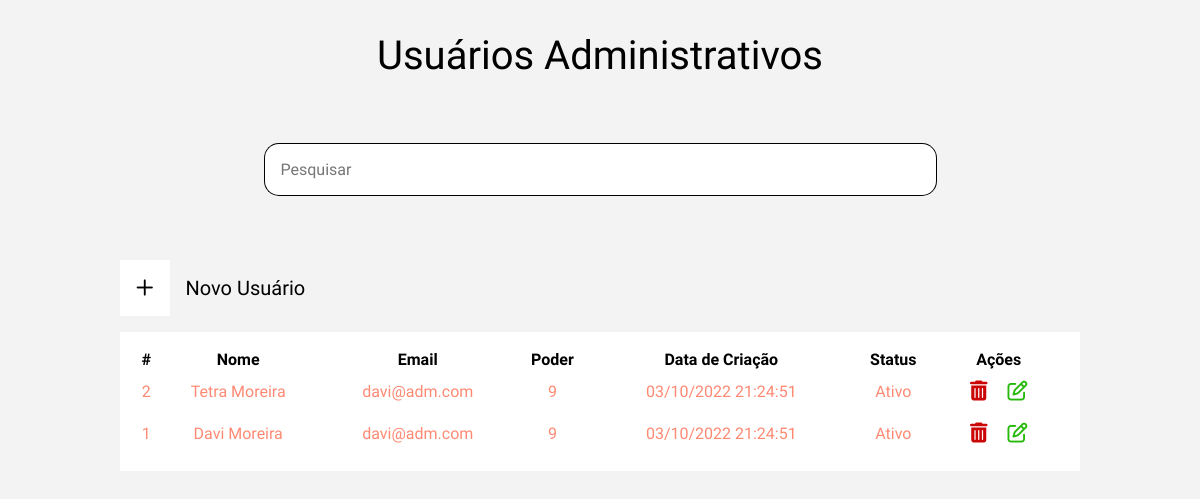
The app's page /view/listUsuariosADM.php with its own data.
### tables this page shows
CREATE TABLE adm_administrador(
	id_adm INT AUTO_INCREMENT NOT NULL PRIMARY KEY,
	nome_adm VARCHAR(300) NOT NULL COMMENT 'nome do administrador',
	email_adm VARCHAR(300) NOT NULL COMMENT 'email do administrador',
	senha_adm VARCHAR(64) NOT NULL COMMENT 'senha em sha256',
	poder_adm INT(1) NOT NULL COMMENT  'abrangencia do usuario no sistema',
	status INT(1) NOT NULL COMMENT '1 - ativo; 0 - inativo',
	data_reg_adm DATETIME DEFAULT CURRENT_TIMESTAMP NOT NULL  COMMENT 'data e hora do registro'
);

### model/conexao.class.php (called while the page is built, shortened)
<?php
class Conexao{
    public function __construct(){
        try{
            $this->pdo = new PDO("mysql:dbname=2ucase_bd3;host=localhost","root","");
        }catch(PDOException $e){
            echo "Erro com banco de dados: " . $e->getMessage() . "<br>";
            exit();
        }catch(Exception $e){
            echo "Erro generico: " . $e->getMessage() . "<br>";
            exit();
        }
    }
}
?>

### model/Manager.class.php (called while the page is built, shortened)
<?php
require_once 'Conexao.class.php';
class Manager extends Conexao {
	public function listClient($table, $columnName) {
        $cmd = $this->pdo->query("SELECT * FROM {$table} ORDER by {$columnName} DESC");
        $res = $cmd->fetchAll(PDO::FETCH_ASSOC);
        return $res;
	}
}

### view/listUsuariosADM.php (the view, shortened to what this page needs)
<?php
require_once "../model/Manager.class.php";
$manager = new Manager();
$resultListUsuarios = $manager->listClient('adm_administrador', 'id_adm');
?>
<!DOCTYPE html>
<html lang="pt-br">
<head>
    <?php require_once "../config/config.php"; ?>
    <link rel="stylesheet" href="../assets/css/usuariosADM.css">
</head>
<body id="body-margin">
    <main class="container-produto">
        <h1>Usuários Administrativos</h1>
        <article class="container-pesquisa">
            <form action="../controller/ControllerUsuariosADM.php" method="POST">
                <div class="input-pesquisa">
                    <input type="text" name="searchBarUsuarios" placeholder="Pesquisar" id="pesquisar-input">
                    <input type="submit" value="">
                </div>
            </form>
        </article>
        <section class="container-tabela-filter">
            <section class="container-filters">
                <button id="btn-new-produto" onclick="window.location.href='./CRUDAddUsuario.php'">
                    <div class="icon-container">
                        <i class="fa-regular fa-plus"></i>
                    </div>
                    Novo Usuário
                </button>
            </section>
            <section class="container-tabela">
                <table class="table-clientes">
                    <tr>
                        <th>#</th>
                        <th>Nome</th>
                        <th>Email</th>
                        <th>Poder</th>
                        <th>Data de Criação</th>
                        <th>Status</th>
                        <th>Ações</th>
                    </tr>
                    <?php
                    if (count($resultListUsuarios) > 0) :
                        for ($i = 0; $i < count($resultListUsuarios); $i++) :
                            $timestamp = strtotime($resultListUsuarios[$i]["data_reg_adm"]);
                            $newDate = date("d-m-Y H:i:s", $timestamp);
                            $dateExib = str_replace('-', '/', $newDate)
                    ?>
                            <tr>
                                <td><?= $resultListUsuarios[$i]['id_adm'] ?></td>
                                <td><?= $resultListUsuarios[$i]['nome_adm'] ?></td>
                                <td><?= $resultListUsuarios[$i]['email_adm'] ?></td>
                                <td><?= $resultListUsuarios[$i]['poder_adm'] ?></td>
                                <td><?= $dateExib ?></td>
                                <td><?= $resultListUsuarios[$i]['status'] == 1 ? "Ativo" : "Inativo" ?></td>
                                <td id="btn-actions">
                                    <button id="delete-prod" onclick="window.location.href='../controller/ControllerUsuariosADM.php?id=<?= $resultListUsuarios[$i]['id_adm'] ?>&action=deleteUserADM'">
                                        <i class="fa-solid fa-trash-can"></i>
                                    </button>
                                    <button id="edit-prod" onclick="window.location.href='./CRUDEditUsuarioADM.php?id=<?= $resultListUsuarios[$i]['id_adm'] ?>'">
                                        <i class="fa-regular fa-pen-to-square"></i>
                                    </button>
                                </td>
                            </tr>
                    <?php
                        endfor;
                    else :
                        echo "<td style='margin-top: 20px;' colspan=7>Dados não encontrados!</td>";
                    endif;
                    ?>
                </table>
            </section>
        </section>
    </main>
</body>
</html>

### assets/css/usuariosADM.css (style rules this page uses)
.container-produto { display: flex; flex-direction: column; align-items: center; justify-content: center; gap: 4rem; margin-top: 2rem; }
.input-pesquisa { display: flex; }
.input-pesquisa input[type=text] { background-color: #ffff; padding: 1rem; border: 1px solid #000; border-right: none; width: 40rem; border-bottom-left-radius: 15px; border-top-left-radius: 15px; }
.input-pesquisa input[type=submit] { background-color: #ffff; border: 1px solid #000; border-left: none; background-image: url('../../view/img/lupapesquisa.png'); background-size: 20px 20px; background-position-y: center; background-position-x: center; background-repeat: no-repeat; padding: 1rem; cursor: pointer; border-bottom-right-radius: 15px; border-top-right-radius: 15px; }
.container-tabela-filter { display: flex; flex-direction: column; align-items: center; width: 60rem; }
.container-filters { display: flex; justify-content: space-between; width: 100%; align-items: flex-end; }
#btn-new-produto { display: flex; align-items: center; gap: 1rem; background-color: transparent; border: none; cursor: pointer; }
#btn-new-produto .icon-container { background-color: #ffff; padding: 1rem; cursor: pointer; }
.container-tabela { width: 100%; background-color: #ffff; margin-top: 1rem; }
.container-tabela .table-clientes { width: 100%; padding: 1rem; }
.table-clientes tr td { text-align: center; }
#btn-actions button { padding: .5rem; background-color: transparent; border: none; }
#btn-actions #edit-prod i { color: #25b808; cursor: pointer; }
#btn-actions #delete-prod i { color: #ca0606; cursor: pointer; }

### records on screen
adm_administrador: id_adm "2", nome_adm "Tetra Moreira", email_adm "davi@adm.com", poder_adm "9", data_reg_adm "03/10/2022 21:24:51", status "Ativo"
adm_administrador: id_adm "1", nome_adm "Davi Moreira", email_adm "davi@adm.com", poder_adm "9", data_reg_adm "03/10/2022 21:24:51", status "Ativo"
